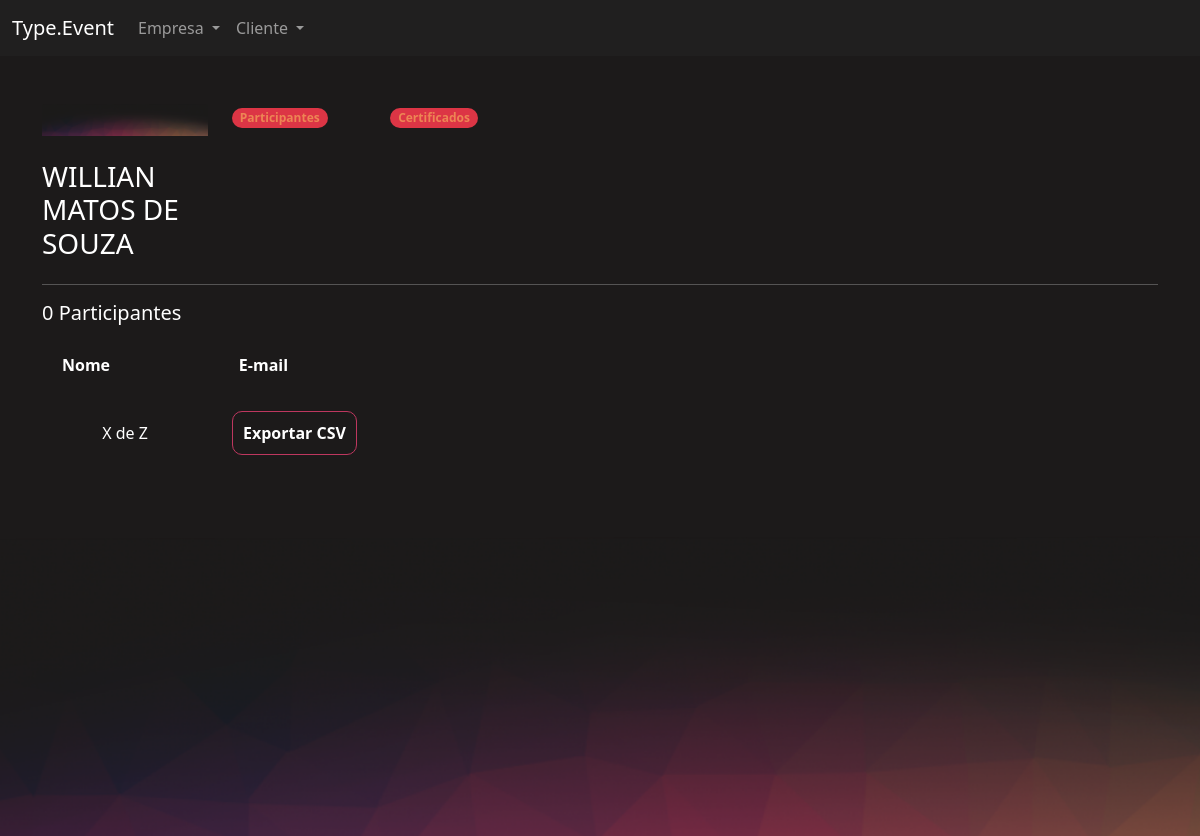
/eventos/participantes_evento/2/ (signed in), run on the app's committed database.
### eventos/models.py (models this page shows, shortened)
class Evento(models.Model):
    criador = models.ForeignKey(User, on_delete=models.DO_NOTHING, null=True, blank=True)
    nome = models.CharField(max_length=200)
    descricao = models.TextField()
    data_inicio = models.DateField()
    data_termino = models.DateField()
    carga_horaria = models.IntegerField()
    logo = models.FileField(upload_to="logos")
    participantes = models.ManyToManyField(User, related_name="evento_participante", null=True, blank=True)
    cor_principal = models.CharField(max_length=7)
    cor_secundaria = models.CharField(max_length=7)
    cor_fundo = models.CharField(max_length=7)

### eventos/views.py (the view)
# urls.py: path('participantes_evento/<int:id>/', views.participantes_evento, name="participantes_evento"),
def participantes_evento(request, id):
    evento = get_object_or_404(Evento, id=id)
    if not evento.criador == request.user:
        raise Http404('Esse evento não é seu')
    if request.method == "GET":
        participantes = evento.participantes.all()
        return render(request, 'participantes_evento.html', {'evento': evento, 'participantes': participantes})

### eventos/templates/participantes_evento.html (shortened to what this page needs)
{% extends "bases/base_evento.html" %}
{% load static %}
{% block 'importacoes' %}
    <link href="{% static 'evento/css/gerenciar_evento.css' %}" rel="stylesheet">
{% endblock %}
{% block 'conteudo' %}
    <div class="container">
        <br>
        <br>
        <div class="row">
            <div class="col-md-2">
                <img width="100%" src="/media/{{evento.logo}}">
                <br>
                <br>
                <h3>{{evento.nome}}</h3>
            </div>
            <div class="col-md">
                <div class="row">
                    <div class="col-md-2">
                        <span class="badge rounded-pill text-bg-danger"><a class="link" href="{% url 'participantes_evento' evento.id %}">Participantes</a></span>
                    </div>
                    <div class="col-md-2">
                        <span class="badge rounded-pill text-bg-danger"><a class="link" href="">Certificados</a></span>
                    </div>
                </div>
            </div>
        </div>
        <hr>
        <div class="row">
            <h5>{{evento.participantes.all.count}} Participantes</h5>
            <div class="col-md-4">
                <table>
                    <tr>
                        <th>Nome</th>
                        <th>E-mail</th>
                    </tr>
                </table>
                <br>
                <div class="row">
                    <div class="col-md text-center">
                        <p>X de Z</p>
                    </div>
                    <div class="col-md ">
                        <a href="{% url 'gerar_csv' evento.id %}" class="btn-principal" style="text-decoration: none;">Exportar CSV</a>
                    </div>
                </div>
            </div>
        </div>
    </div>
{% endblock %}

### templates/static/geral/css/base.css (style rules this page uses)
body { color: white !important; }
:root { --main-color: #201F1F; --dark-color: #1C1A1A; --contrast-color: #BE375F; --differential-color: #ED8554; }

### templates/static/evento/css/gerenciar_evento.css (style rules this page uses)
table { width: 100%; padding: 20px; }
td, th { padding: 20px; }

### templates/static/evento/css/evento.css (style rules this page uses)
body { background-color: #1C1A1A; }

### templates/static/usuarios/css/usuarios.css (style rules this page uses)
.link { color: var(--differential-color); text-decoration: none; }
.btn-principal { background-color: transparent; border: 1px solid var(--contrast-color); color: white; padding: 10px; border-radius: 10px; font-weight: bold; }

### data on the page
Evento: logo (picture), nome "WILLIAN MATOS DE SOUZA", participantes.all.count "0"
